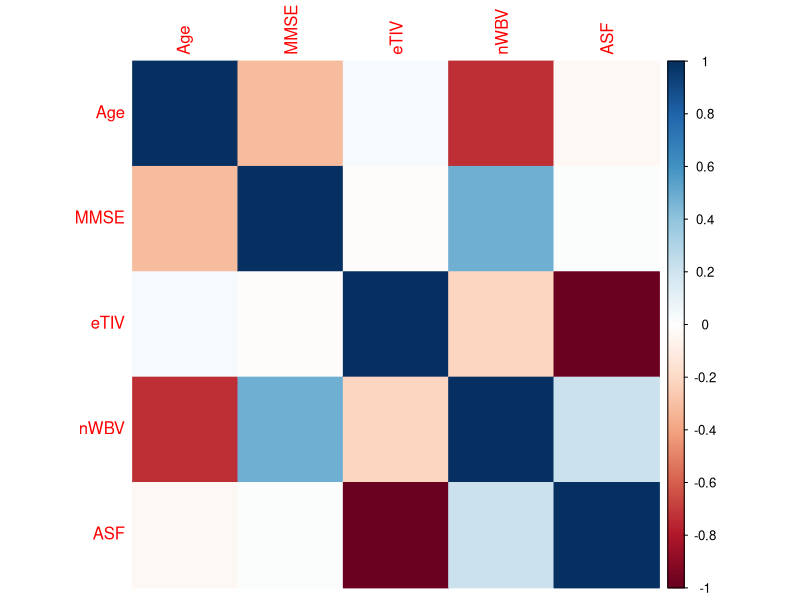
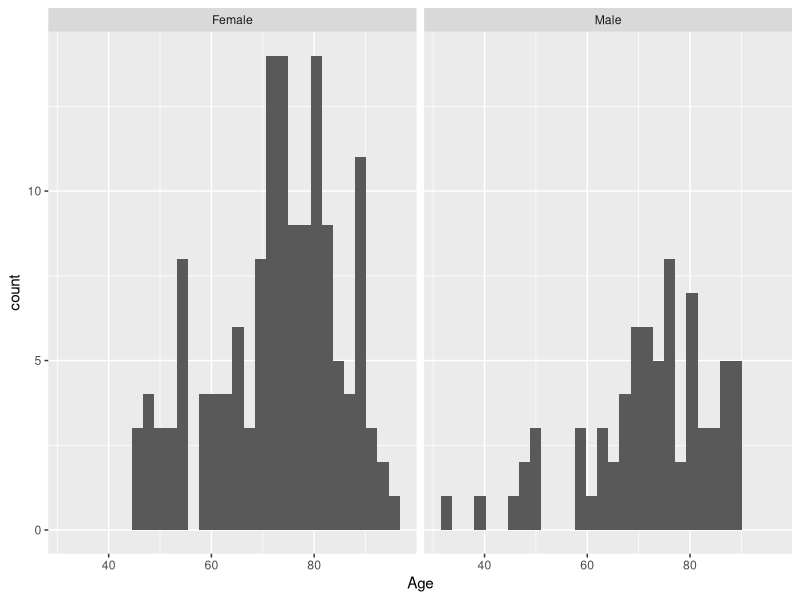
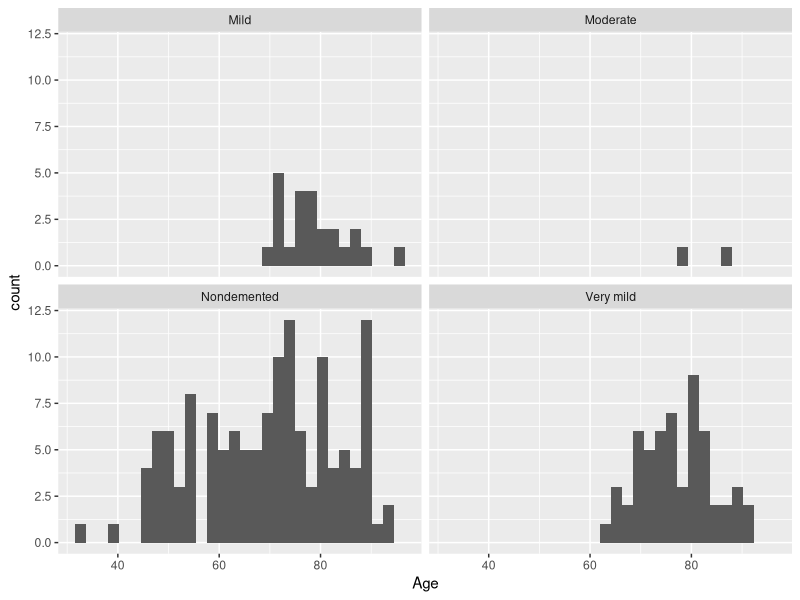
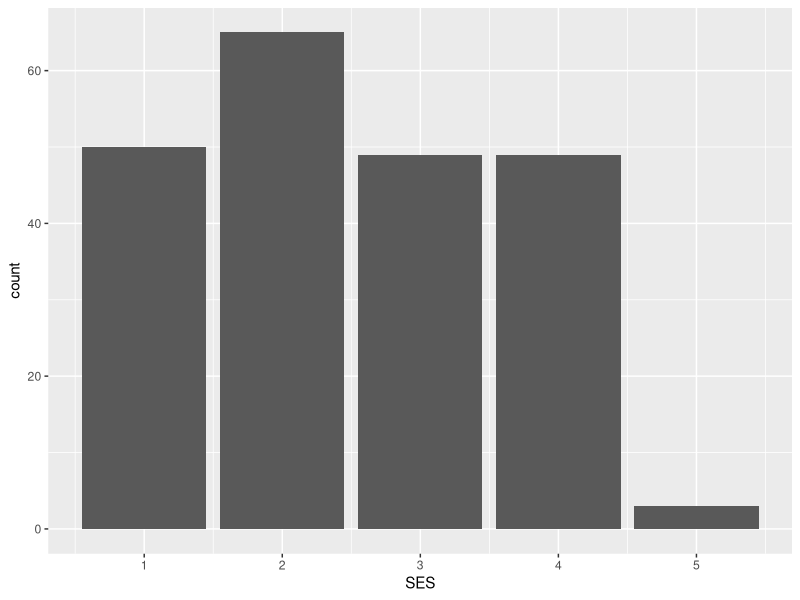
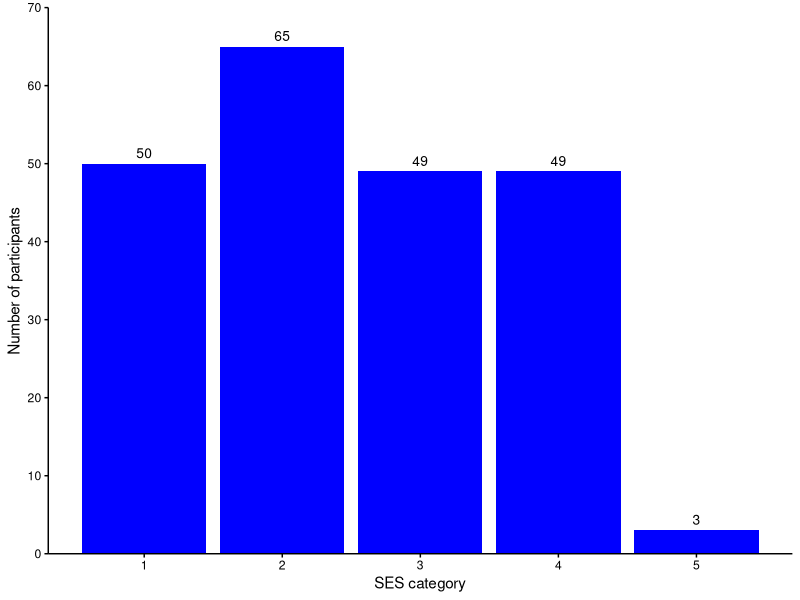
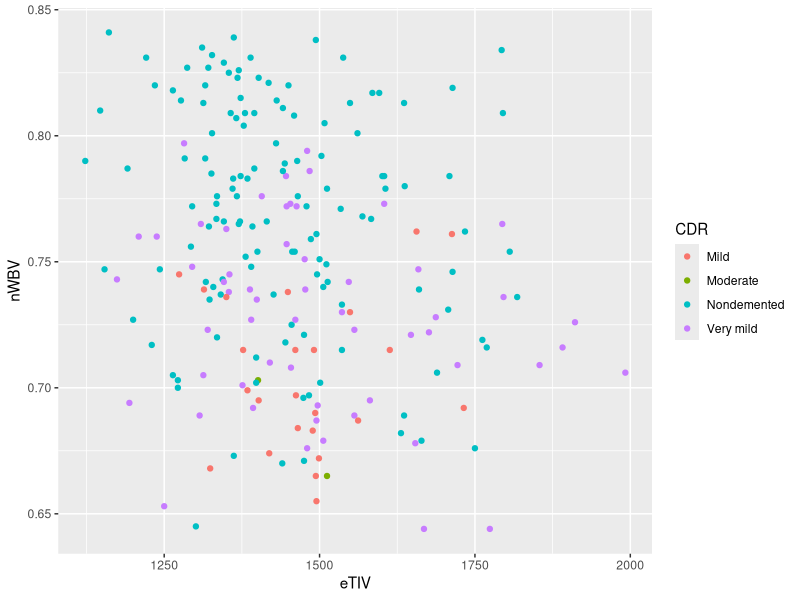
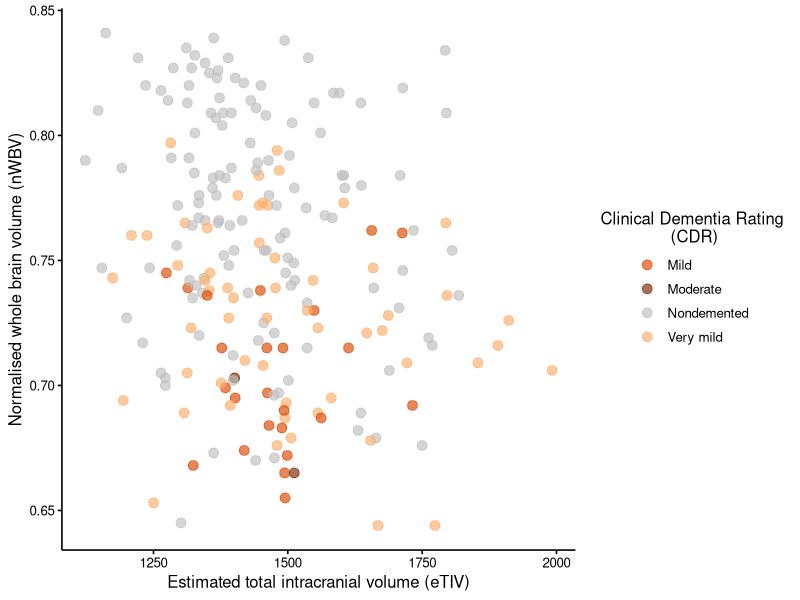

Here is the R script that generated these plots, in order:
## ---- chunk 1
#| echo: false
#| include: false
# Load in required libraies 
library(tidyverse)
library(here)
library(corrplot)
## ---- chunk 2
# Read csv file into R
data <- read_csv("alzheimers_dataset.csv")

# Examine data
data
## ---- chunk 3
# Get all continuous variables into a single tibble 
numeric_data <- data %>%
  select(Age:ASF)

# compute correlation matrix
correlation_matrix <- cor(numeric_data)

# visualize correlation matrix
corrplot(correlation_matrix, method="color")

## ---- chunk 4
ggplot(data, aes(x = Age)) + 
  geom_histogram() +
  # facet_wrap tells R to facet by a specific column
  facet_wrap(~male_or_female)

## ---- chunk 5
# Participants to complete code
ggplot(data, aes(x = Age)) + 
  geom_histogram() +
  # facet_wrap tells R to facet by a specific column
  facet_wrap(~CDR)
## ---- chunk 6
# select all the columns with categorical data (male_or_female to SES)
categorical_data <- data %>%
  select(male_or_female:SES)

# Create a bar plot of your data  
ggplot(categorical_data, aes(SES)) +
  geom_bar() 

## ---- chunk 7
# Students to fill in this section

## ---- chunk 8
ggplot(categorical_data, aes(SES)) +
  # plot a bar graph and fill bar graphs with blue color
  geom_bar(fill = "blue") +
  # Add some text to label bars
  geom_text(stat = 'count', aes(label = ..count..), vjust = -0.55, size = 3.5) +
  # Extend y axis so it's not cut-off
  scale_y_continuous(breaks = seq(0, 70, by = 10), limits=c(0,70), expand = c(0, 0)) + 
  # Add labels to axes
  labs(x = "SES category", y="Number of participants") +
  # Remove border, background and grid of plot 
  # Change colors of axis elements
  theme(panel.grid.major = element_blank(),
        panel.grid.minor = element_blank(),
        panel.border = element_blank(),
        panel.background = element_blank(),
        axis.line = element_line(colour = "black"),
        axis.ticks = element_line(colour = "black"),
        axis.text = element_text(colour = "black"),
        axis.title = element_text( colour = "black"))
## ---- chunk 9
# Participants to complete code

## ---- chunk 10
ggplot(data, aes(x=eTIV, y=nWBV, color= CDR)) +
  geom_point() 
## ---- chunk 11

cols <- c("Nondemented" = "grey", "Very mild" = "#fdae6b", "Mild" = "#d94801", "Moderate" = "#7f2704")

ggplot(data, aes(x=eTIV, y=nWBV, color= CDR)) +
  geom_point(alpha=0.65, size=3)+
  scale_color_manual(values = cols) + 
  theme_bw(base_size = 12) +
  labs(x = "Estimated total intracranial volume (eTIV)", y="Normalised whole brain volume (nWBV)",color = "Clinical Dementia Rating\n (CDR)") +
  theme(panel.grid.major = element_blank(),
        panel.grid.minor = element_blank(),
        panel.border = element_blank(),
        panel.background = element_blank(),
        plot.title = element_text(hjust = 0.5, size=13), 
        axis.line = element_line(colour = "black"),
        axis.ticks = element_line(colour = "black"),
        axis.text = element_text(colour = "black"),
        axis.title = element_text( colour = "black"), 
        legend.title = element_text(hjust = 0.5))
## ---- chunk 12
# Participants to complete code

## ---- chunk 13
# Link to csv file: 
# Link to the dataset on Kaggle: https://www.kaggle.com/datasets/alexteboul/diabetes-health-indicators-dataset

